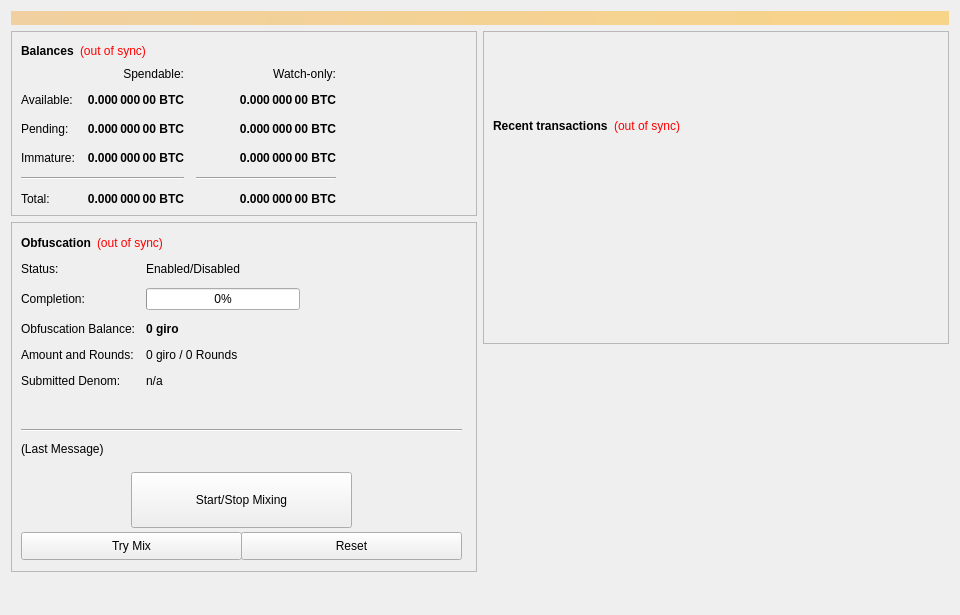
<?xml version="1.0" encoding="UTF-8"?>
<ui version="4.0">
 <class>OverviewPage</class>
 <widget class="QWidget" name="OverviewPage">
  <property name="geometry">
   <rect>
    <x>0</x>
    <y>0</y>
    <width>960</width>
    <height>615</height>
   </rect>
  </property>
  <property name="minimumSize">
   <size>
    <width>960</width>
    <height>0</height>
   </size>
  </property>
  <property name="windowTitle">
   <string>Form</string>
  </property>
  <layout class="QVBoxLayout" name="topLayout">
   <item>
    <widget class="QLabel" name="labelAlerts">
     <property name="visible">
      <bool>false</bool>
     </property>
     <property name="styleSheet">
      <string notr="true">background-color: qlineargradient(x1: 0, y1: 0, x2: 1, y2: 0, stop:0 #F0D0A0, stop:1 #F8D488); color:#000000;</string>
     </property>
     <property name="wordWrap">
      <bool>true</bool>
     </property>
     <property name="margin">
      <number>3</number>
     </property>
    </widget>
   </item>
   <item>
    <layout class="QHBoxLayout" name="horizontalLayout" stretch="1,1">
     <item>
      <layout class="QVBoxLayout" name="verticalLayout_2">
       <item>
        <widget class="QFrame" name="frame">
         <property name="frameShape">
          <enum>QFrame::StyledPanel</enum>
         </property>
         <property name="frameShadow">
          <enum>QFrame::Raised</enum>
         </property>
         <layout class="QVBoxLayout" name="verticalLayout_4">
          <item>
           <layout class="QHBoxLayout" name="horizontalLayout_4">
            <item>
             <widget class="QLabel" name="label_5">
              <property name="font">
               <font>
                <weight>75</weight>
                <bold>true</bold>
               </font>
              </property>
              <property name="text">
               <string>Balances</string>
              </property>
             </widget>
            </item>
            <item>
             <widget class="QLabel" name="labelWalletStatus">
              <property name="cursor">
               <cursorShape>WhatsThisCursor</cursorShape>
              </property>
              <property name="toolTip">
               <string>The displayed information may be out of date. Your wallet automatically synchronizes with the giro network after a connection is established, but this process has not completed yet.</string>
              </property>
              <property name="styleSheet">
               <string notr="true">QLabel { color: red; }</string>
              </property>
              <property name="text">
               <string notr="true">(out of sync)</string>
              </property>
              <property name="alignment">
               <set>Qt::AlignLeading|Qt::AlignLeft|Qt::AlignVCenter</set>
              </property>
             </widget>
            </item>
            <item>
             <spacer name="horizontalSpacer_3">
              <property name="orientation">
               <enum>Qt::Horizontal</enum>
              </property>
              <property name="sizeHint" stdset="0">
               <size>
                <width>40</width>
                <height>20</height>
               </size>
              </property>
             </spacer>
            </item>
           </layout>
          </item>
          <item>
           <layout class="QGridLayout" name="gridLayout">
            <property name="spacing">
             <number>12</number>
            </property>
            <item row="2" column="2">
             <widget class="QLabel" name="labelWatchPending">
              <property name="font">
               <font>
                <weight>75</weight>
                <bold>true</bold>
               </font>
              </property>
              <property name="cursor">
               <cursorShape>IBeamCursor</cursorShape>
              </property>
              <property name="toolTip">
               <string>Unconfirmed transactions to watch-only addresses</string>
              </property>
              <property name="text">
               <string notr="true">0.000 000 00 BTC</string>
              </property>
              <property name="alignment">
               <set>Qt::AlignRight|Qt::AlignTrailing|Qt::AlignVCenter</set>
              </property>
              <property name="textInteractionFlags">
               <set>Qt::LinksAccessibleByMouse|Qt::TextSelectableByKeyboard|Qt::TextSelectableByMouse</set>
              </property>
             </widget>
            </item>
            <item row="2" column="1">
             <widget class="QLabel" name="labelUnconfirmed">
              <property name="font">
               <font>
                <weight>75</weight>
                <bold>true</bold>
               </font>
              </property>
              <property name="cursor">
               <cursorShape>IBeamCursor</cursorShape>
              </property>
              <property name="toolTip">
               <string>Total of transactions that have yet to be confirmed, and do not yet count toward the spendable balance</string>
              </property>
              <property name="text">
               <string notr="true">0.000 000 00 BTC</string>
              </property>
              <property name="alignment">
               <set>Qt::AlignRight|Qt::AlignTrailing|Qt::AlignVCenter</set>
              </property>
              <property name="textInteractionFlags">
               <set>Qt::LinksAccessibleByMouse|Qt::TextSelectableByKeyboard|Qt::TextSelectableByMouse</set>
              </property>
             </widget>
            </item>
            <item row="3" column="2">
             <widget class="QLabel" name="labelWatchImmature">
              <property name="font">
               <font>
                <weight>75</weight>
                <bold>true</bold>
               </font>
              </property>
              <property name="cursor">
               <cursorShape>IBeamCursor</cursorShape>
              </property>
              <property name="toolTip">
               <string>Staked or masternode rewards in watch-only addresses that has not yet matured</string>
              </property>
              <property name="text">
               <string notr="true">0.000 000 00 BTC</string>
              </property>
              <property name="alignment">
               <set>Qt::AlignRight|Qt::AlignTrailing|Qt::AlignVCenter</set>
              </property>
              <property name="textInteractionFlags">
               <set>Qt::LinksAccessibleByMouse|Qt::TextSelectableByKeyboard|Qt::TextSelectableByMouse</set>
              </property>
             </widget>
            </item>
            <item row="4" column="0" colspan="2">
             <widget class="Line" name="lineSpendableBalance">
              <property name="orientation">
               <enum>Qt::Horizontal</enum>
              </property>
             </widget>
            </item>
            <item row="4" column="2">
             <widget class="Line" name="lineWatchBalance">
              <property name="sizePolicy">
               <sizepolicy hsizetype="Preferred" vsizetype="Fixed">
                <horstretch>0</horstretch>
                <verstretch>0</verstretch>
               </sizepolicy>
              </property>
              <property name="minimumSize">
               <size>
                <width>140</width>
                <height>0</height>
               </size>
              </property>
              <property name="orientation">
               <enum>Qt::Horizontal</enum>
              </property>
             </widget>
            </item>
            <item row="5" column="0">
             <widget class="QLabel" name="labelTotalText">
              <property name="text">
               <string>Total:</string>
              </property>
             </widget>
            </item>
            <item row="3" column="1">
             <widget class="QLabel" name="labelImmature">
              <property name="font">
               <font>
                <weight>75</weight>
                <bold>true</bold>
               </font>
              </property>
              <property name="cursor">
               <cursorShape>IBeamCursor</cursorShape>
              </property>
              <property name="toolTip">
               <string>Staked or masternode rewards that has not yet matured</string>
              </property>
              <property name="text">
               <string notr="true">0.000 000 00 BTC</string>
              </property>
              <property name="alignment">
               <set>Qt::AlignRight|Qt::AlignTrailing|Qt::AlignVCenter</set>
              </property>
              <property name="textInteractionFlags">
               <set>Qt::LinksAccessibleByMouse|Qt::TextSelectableByKeyboard|Qt::TextSelectableByMouse</set>
              </property>
             </widget>
            </item>
            <item row="2" column="3">
             <spacer name="horizontalSpacer_2">
              <property name="orientation">
               <enum>Qt::Horizontal</enum>
              </property>
              <property name="sizeHint" stdset="0">
               <size>
                <width>40</width>
                <height>20</height>
               </size>
              </property>
             </spacer>
            </item>
            <item row="3" column="0">
             <widget class="QLabel" name="labelImmatureText">
              <property name="text">
               <string>Immature:</string>
              </property>
             </widget>
            </item>
            <item row="5" column="1">
             <widget class="QLabel" name="labelTotal">
              <property name="font">
               <font>
                <weight>75</weight>
                <bold>true</bold>
               </font>
              </property>
              <property name="cursor">
               <cursorShape>IBeamCursor</cursorShape>
              </property>
              <property name="toolTip">
               <string>Your current total balance</string>
              </property>
              <property name="text">
               <string notr="true">0.000 000 00 BTC</string>
              </property>
              <property name="alignment">
               <set>Qt::AlignRight|Qt::AlignTrailing|Qt::AlignVCenter</set>
              </property>
              <property name="textInteractionFlags">
               <set>Qt::LinksAccessibleByMouse|Qt::TextSelectableByKeyboard|Qt::TextSelectableByMouse</set>
              </property>
             </widget>
            </item>
            <item row="5" column="2">
             <widget class="QLabel" name="labelWatchTotal">
              <property name="font">
               <font>
                <weight>75</weight>
                <bold>true</bold>
               </font>
              </property>
              <property name="cursor">
               <cursorShape>IBeamCursor</cursorShape>
              </property>
              <property name="toolTip">
               <string>Current total balance in watch-only addresses</string>
              </property>
              <property name="text">
               <string notr="true">0.000 000 00 BTC</string>
              </property>
              <property name="alignment">
               <set>Qt::AlignRight|Qt::AlignTrailing|Qt::AlignVCenter</set>
              </property>
              <property name="textInteractionFlags">
               <set>Qt::LinksAccessibleByMouse|Qt::TextSelectableByKeyboard|Qt::TextSelectableByMouse</set>
              </property>
             </widget>
            </item>
            <item row="0" column="2">
             <widget class="QLabel" name="labelWatchonly">
              <property name="text">
               <string>Watch-only:</string>
              </property>
              <property name="alignment">
               <set>Qt::AlignRight|Qt::AlignTrailing|Qt::AlignVCenter</set>
              </property>
             </widget>
            </item>
            <item row="1" column="0">
             <widget class="QLabel" name="labelBalanceText">
              <property name="text">
               <string>Available:</string>
              </property>
             </widget>
            </item>
            <item row="1" column="1">
             <widget class="QLabel" name="labelBalance">
              <property name="font">
               <font>
                <weight>75</weight>
                <bold>true</bold>
               </font>
              </property>
              <property name="cursor">
               <cursorShape>IBeamCursor</cursorShape>
              </property>
              <property name="toolTip">
               <string>Your current spendable balance</string>
              </property>
              <property name="text">
               <string notr="true">0.000 000 00 BTC</string>
              </property>
              <property name="alignment">
               <set>Qt::AlignRight|Qt::AlignTrailing|Qt::AlignVCenter</set>
              </property>
              <property name="textInteractionFlags">
               <set>Qt::LinksAccessibleByMouse|Qt::TextSelectableByKeyboard|Qt::TextSelectableByMouse</set>
              </property>
             </widget>
            </item>
            <item row="1" column="2">
             <widget class="QLabel" name="labelWatchAvailable">
              <property name="font">
               <font>
                <weight>75</weight>
                <bold>true</bold>
               </font>
              </property>
              <property name="cursor">
               <cursorShape>IBeamCursor</cursorShape>
              </property>
              <property name="toolTip">
               <string>Your current balance in watch-only addresses</string>
              </property>
              <property name="text">
               <string notr="true">0.000 000 00 BTC</string>
              </property>
              <property name="alignment">
               <set>Qt::AlignRight|Qt::AlignTrailing|Qt::AlignVCenter</set>
              </property>
              <property name="textInteractionFlags">
               <set>Qt::LinksAccessibleByMouse|Qt::TextSelectableByKeyboard|Qt::TextSelectableByMouse</set>
              </property>
             </widget>
            </item>
            <item row="2" column="0">
             <widget class="QLabel" name="labelPendingText">
              <property name="text">
               <string>Pending:</string>
              </property>
             </widget>
            </item>
            <item row="0" column="1">
             <widget class="QLabel" name="labelSpendable">
              <property name="text">
               <string>Spendable:</string>
              </property>
              <property name="alignment">
               <set>Qt::AlignRight|Qt::AlignTrailing|Qt::AlignVCenter</set>
              </property>
             </widget>
            </item>
           </layout>
          </item>
         </layout>
        </widget>
       </item>
       <item>
        <widget class="QFrame" name="frameObfuscation">
         <property name="minimumSize">
          <size>
           <width>0</width>
           <height>350</height>
          </size>
         </property>
         <property name="layoutDirection">
          <enum>Qt::LeftToRight</enum>
         </property>
         <property name="frameShape">
          <enum>QFrame::StyledPanel</enum>
         </property>
         <property name="frameShadow">
          <enum>QFrame::Raised</enum>
         </property>
         <widget class="QWidget" name="formLayoutWidget">
          <property name="geometry">
           <rect>
            <x>10</x>
            <y>40</y>
            <width>451</width>
            <height>161</height>
           </rect>
          </property>
          <layout class="QFormLayout" name="formLayout">
           <property name="fieldGrowthPolicy">
            <enum>QFormLayout::AllNonFixedFieldsGrow</enum>
           </property>
           <property name="horizontalSpacing">
            <number>11</number>
           </property>
           <property name="verticalSpacing">
            <number>12</number>
           </property>
           <item row="0" column="0">
            <widget class="QLabel" name="label_6">
             <property name="text">
              <string>Status:</string>
             </property>
            </widget>
           </item>
           <item row="1" column="0">
            <widget class="QLabel" name="label_7">
             <property name="text">
              <string>Completion:</string>
             </property>
            </widget>
           </item>
           <item row="1" column="1">
            <widget class="QProgressBar" name="obfuscationProgress">
             <property name="maximumSize">
              <size>
               <width>154</width>
               <height>16777215</height>
              </size>
             </property>
             <property name="value">
              <number>0</number>
             </property>
            </widget>
           </item>
           <item row="2" column="0">
            <widget class="QLabel" name="labelAnonymizedText">
             <property name="text">
              <string>Obfuscation Balance:</string>
             </property>
            </widget>
           </item>
           <item row="2" column="1">
            <widget class="QLabel" name="labelAnonymized">
             <property name="font">
              <font>
               <weight>75</weight>
               <bold>true</bold>
              </font>
             </property>
             <property name="text">
              <string notr="true">0 giro</string>
             </property>
            </widget>
           </item>
           <item row="3" column="0">
            <widget class="QLabel" name="label_8">
             <property name="text">
              <string>Amount and Rounds:</string>
             </property>
            </widget>
           </item>
           <item row="3" column="1">
            <widget class="QLabel" name="labelAmountRounds">
             <property name="text">
              <string>0 giro / 0 Rounds</string>
             </property>
            </widget>
           </item>
           <item row="4" column="0">
            <widget class="QLabel" name="label_9">
             <property name="text">
              <string>Submitted Denom:</string>
             </property>
            </widget>
           </item>
           <item row="4" column="1">
            <widget class="QLabel" name="labelSubmittedDenom">
             <property name="toolTip">
              <string>The denominations you submitted to the Masternode.&lt;br&gt;To mix, other users must submit the exact same denominations.</string>
             </property>
             <property name="text">
              <string>n/a</string>
             </property>
            </widget>
           </item>
           <item row="0" column="1">
            <widget class="QLabel" name="obfuscationEnabled">
             <property name="text">
              <string>Enabled/Disabled</string>
             </property>
            </widget>
           </item>
          </layout>
         </widget>
         <widget class="QPushButton" name="runAutoDenom">
          <property name="geometry">
           <rect>
            <x>251</x>
            <y>17</y>
            <width>1</width>
            <height>1</height>
           </rect>
          </property>
          <property name="palette">
           <palette>
            <active>
             <colorrole role="WindowText">
              <brush brushstyle="SolidPattern">
               <color alpha="255">
                <red>0</red>
                <green>0</green>
                <blue>0</blue>
               </color>
              </brush>
             </colorrole>
             <colorrole role="Button">
              <brush brushstyle="SolidPattern">
               <color alpha="255">
                <red>239</red>
                <green>238</green>
                <blue>238</blue>
               </color>
              </brush>
             </colorrole>
             <colorrole role="Light">
              <brush brushstyle="SolidPattern">
               <color alpha="255">
                <red>255</red>
                <green>255</green>
                <blue>255</blue>
               </color>
              </brush>
             </colorrole>
             <colorrole role="Midlight">
              <brush brushstyle="SolidPattern">
               <color alpha="255">
                <red>247</red>
                <green>246</green>
                <blue>246</blue>
               </color>
              </brush>
             </colorrole>
             <colorrole role="Dark">
              <brush brushstyle="SolidPattern">
               <color alpha="255">
                <red>119</red>
                <green>119</green>
                <blue>119</blue>
               </color>
              </brush>
             </colorrole>
             <colorrole role="Mid">
              <brush brushstyle="SolidPattern">
               <color alpha="255">
                <red>159</red>
                <green>159</green>
                <blue>159</blue>
               </color>
              </brush>
             </colorrole>
             <colorrole role="Text">
              <brush brushstyle="SolidPattern">
               <color alpha="255">
                <red>0</red>
                <green>0</green>
                <blue>0</blue>
               </color>
              </brush>
             </colorrole>
             <colorrole role="BrightText">
              <brush brushstyle="SolidPattern">
               <color alpha="255">
                <red>255</red>
                <green>255</green>
                <blue>255</blue>
               </color>
              </brush>
             </colorrole>
             <colorrole role="ButtonText">
              <brush brushstyle="SolidPattern">
               <color alpha="255">
                <red>0</red>
                <green>0</green>
                <blue>0</blue>
               </color>
              </brush>
             </colorrole>
             <colorrole role="Base">
              <brush brushstyle="SolidPattern">
               <color alpha="255">
                <red>255</red>
                <green>255</green>
                <blue>255</blue>
               </color>
              </brush>
             </colorrole>
             <colorrole role="Window">
              <brush brushstyle="SolidPattern">
               <color alpha="255">
                <red>239</red>
                <green>238</green>
                <blue>238</blue>
               </color>
              </brush>
             </colorrole>
             <colorrole role="Shadow">
              <brush brushstyle="SolidPattern">
               <color alpha="255">
                <red>0</red>
                <green>0</green>
                <blue>0</blue>
               </color>
              </brush>
             </colorrole>
             <colorrole role="AlternateBase">
              <brush brushstyle="SolidPattern">
               <color alpha="255">
                <red>247</red>
                <green>246</green>
                <blue>246</blue>
               </color>
              </brush>
             </colorrole>
             <colorrole role="ToolTipBase">
              <brush brushstyle="SolidPattern">
               <color alpha="255">
                <red>255</red>
                <green>255</green>
                <blue>220</blue>
               </color>
              </brush>
             </colorrole>
             <colorrole role="ToolTipText">
              <brush brushstyle="SolidPattern">
               <color alpha="255">
                <red>0</red>
                <green>0</green>
                <blue>0</blue>
               </color>
              </brush>
             </colorrole>
            </active>
            <inactive>
             <colorrole role="WindowText">
              <brush brushstyle="SolidPattern">
               <color alpha="255">
                <red>0</red>
                <green>0</green>
                <blue>0</blue>
               </color>
              </brush>
             </colorrole>
             <colorrole role="Button">
              <brush brushstyle="SolidPattern">
               <color alpha="255">
                <red>239</red>
                <green>238</green>
                <blue>238</blue>
               </color>
              </brush>
             </colorrole>
             <colorrole role="Light">
              <brush brushstyle="SolidPattern">
               <color alpha="255">
                <red>255</red>
                <green>255</green>
                <blue>255</blue>
               </color>
              </brush>
             </colorrole>
             <colorrole role="Midlight">
              <brush brushstyle="SolidPattern">
               <color alpha="255">
                <red>247</red>
                <green>246</green>
                <blue>246</blue>
               </color>
              </brush>
             </colorrole>
             <colorrole role="Dark">
              <brush brushstyle="SolidPattern">
               <color alpha="255">
                <red>119</red>
                <green>119</green>
                <blue>119</blue>
               </color>
              </brush>
             </colorrole>
             <colorrole role="Mid">
              <brush brushstyle="SolidPattern">
               <color alpha="255">
                <red>159</red>
                <green>159</green>
                <blue>159</blue>
               </color>
              </brush>
             </colorrole>
             <colorrole role="Text">
              <brush brushstyle="SolidPattern">
               <color alpha="255">
                <red>0</red>
                <green>0</green>
                <blue>0</blue>
               </color>
              </brush>
             </colorrole>
             <colorrole role="BrightText">
              <brush brushstyle="SolidPattern">
               <color alpha="255">
                <red>255</red>
                <green>255</green>
                <blue>255</blue>
               </color>
              </brush>
             </colorrole>
             <colorrole role="ButtonText">
              <brush brushstyle="SolidPattern">
               <color alpha="255">
                <red>0</red>
                <green>0</green>
                <blue>0</blue>
               </color>
              </brush>
             </colorrole>
             <colorrole role="Base">
              <brush brushstyle="SolidPattern">
               <color alpha="255">
                <red>255</red>
                <green>255</green>
                <blue>255</blue>
               </color>
              </brush>
             </colorrole>
             <colorrole role="Window">
              <brush brushstyle="SolidPattern">
               <color alpha="255">
                <red>239</red>
                <green>238</green>
                <blue>238</blue>
               </color>
              </brush>
             </colorrole>
             <colorrole role="Shadow">
              <brush brushstyle="SolidPattern">
               <color alpha="255">
                <red>0</red>
                <green>0</green>
                <blue>0</blue>
               </color>
              </brush>
             </colorrole>
             <colorrole role="AlternateBase">
              <brush brushstyle="SolidPattern">
               <color alpha="255">
                <red>247</red>
                <green>246</green>
                <blue>246</blue>
               </color>
              </brush>
             </colorrole>
             <colorrole role="ToolTipBase">
              <brush brushstyle="SolidPattern">
               <color alpha="255">
                <red>255</red>
                <green>255</green>
                <blue>220</blue>
               </color>
              </brush>
             </colorrole>
             <colorrole role="ToolTipText">
              <brush brushstyle="SolidPattern">
               <color alpha="255">
                <red>0</red>
                <green>0</green>
                <blue>0</blue>
               </color>
              </brush>
             </colorrole>
            </inactive>
            <disabled>
             <colorrole role="WindowText">
              <brush brushstyle="SolidPattern">
               <color alpha="255">
                <red>119</red>
                <green>119</green>
                <blue>119</blue>
               </color>
              </brush>
             </colorrole>
             <colorrole role="Button">
              <brush brushstyle="SolidPattern">
               <color alpha="255">
                <red>239</red>
                <green>238</green>
                <blue>238</blue>
               </color>
              </brush>
             </colorrole>
             <colorrole role="Light">
              <brush brushstyle="SolidPattern">
               <color alpha="255">
                <red>255</red>
                <green>255</green>
                <blue>255</blue>
               </color>
              </brush>
             </colorrole>
             <colorrole role="Midlight">
              <brush brushstyle="SolidPattern">
               <color alpha="255">
                <red>247</red>
                <green>246</green>
                <blue>246</blue>
               </color>
              </brush>
             </colorrole>
             <colorrole role="Dark">
              <brush brushstyle="SolidPattern">
               <color alpha="255">
                <red>119</red>
                <green>119</green>
                <blue>119</blue>
               </color>
              </brush>
             </colorrole>
             <colorrole role="Mid">
              <brush brushstyle="SolidPattern">
               <color alpha="255">
                <red>159</red>
                <green>159</green>
                <blue>159</blue>
               </color>
              </brush>
             </colorrole>
             <colorrole role="Text">
              <brush brushstyle="SolidPattern">
               <color alpha="255">
                <red>119</red>
                <green>119</green>
                <blue>119</blue>
               </color>
              </brush>
             </colorrole>
             <colorrole role="BrightText">
              <brush brushstyle="SolidPattern">
               <color alpha="255">
                <red>255</red>
                <green>255</green>
                <blue>255</blue>
               </color>
              </brush>
             </colorrole>
             <colorrole role="ButtonText">
              <brush brushstyle="SolidPattern">
               <color alpha="255">
                <red>119</red>
                <green>119</green>
                <blue>119</blue>
               </color>
              </brush>
             </colorrole>
             <colorrole role="Base">
              <brush brushstyle="SolidPattern">
               <color alpha="255">
                <red>239</red>
                <green>238</green>
                <blue>238</blue>
               </color>
              </brush>
             </colorrole>
             <colorrole role="Window">
              <brush brushstyle="SolidPattern">
               <color alpha="255">
                <red>239</red>
                <green>238</green>
                <blue>238</blue>
               </color>
              </brush>
             </colorrole>
             <colorrole role="Shadow">
              <brush brushstyle="SolidPattern">
               <color alpha="255">
                <red>0</red>
                <green>0</green>
                <blue>0</blue>
               </color>
              </brush>
             </colorrole>
             <colorrole role="AlternateBase">
              <brush brushstyle="SolidPattern">
               <color alpha="255">
                <red>239</red>
                <green>238</green>
                <blue>238</blue>
               </color>
              </brush>
             </colorrole>
             <colorrole role="ToolTipBase">
              <brush brushstyle="SolidPattern">
               <color alpha="255">
                <red>255</red>
                <green>255</green>
                <blue>220</blue>
               </color>
              </brush>
             </colorrole>
             <colorrole role="ToolTipText">
              <brush brushstyle="SolidPattern">
               <color alpha="255">
                <red>0</red>
                <green>0</green>
                <blue>0</blue>
               </color>
              </brush>
             </colorrole>
            </disabled>
           </palette>
          </property>
          <property name="focusPolicy">
           <enum>Qt::NoFocus</enum>
          </property>
          <property name="autoFillBackground">
           <bool>true</bool>
          </property>
          <property name="text">
           <string/>
          </property>
          <property name="flat">
           <bool>true</bool>
          </property>
         </widget>
         <widget class="QPushButton" name="toggleObfuscation">
          <property name="geometry">
           <rect>
            <x>120</x>
            <y>250</y>
            <width>221</width>
            <height>56</height>
           </rect>
          </property>
          <property name="sizePolicy">
           <sizepolicy hsizetype="MinimumExpanding" vsizetype="Fixed">
            <horstretch>0</horstretch>
            <verstretch>0</verstretch>
           </sizepolicy>
          </property>
          <property name="text">
           <string>Start/Stop Mixing</string>
          </property>
         </widget>
         <widget class="Line" name="lineLastMessage">
          <property name="geometry">
           <rect>
            <x>10</x>
            <y>200</y>
            <width>441</width>
            <height>16</height>
           </rect>
          </property>
          <property name="orientation">
           <enum>Qt::Horizontal</enum>
          </property>
         </widget>
         <widget class="QLabel" name="obfuscationStatus">
          <property name="geometry">
           <rect>
            <x>10</x>
            <y>220</y>
            <width>451</width>
            <height>61</height>
           </rect>
          </property>
          <property name="minimumSize">
           <size>
            <width>288</width>
            <height>43</height>
           </size>
          </property>
          <property name="text">
           <string>(Last Message)</string>
          </property>
          <property name="alignment">
           <set>Qt::AlignLeading|Qt::AlignLeft|Qt::AlignTop</set>
          </property>
          <property name="wordWrap">
           <bool>true</bool>
          </property>
         </widget>
         <widget class="QPushButton" name="obfuscationAuto">
          <property name="geometry">
           <rect>
            <x>10</x>
            <y>310</y>
            <width>221</width>
            <height>28</height>
           </rect>
          </property>
          <property name="sizePolicy">
           <sizepolicy hsizetype="MinimumExpanding" vsizetype="Fixed">
            <horstretch>0</horstretch>
            <verstretch>0</verstretch>
           </sizepolicy>
          </property>
          <property name="toolTip">
           <string>Try to manually submit a Obfuscation request.</string>
          </property>
          <property name="text">
           <string>Try Mix</string>
          </property>
         </widget>
         <widget class="QPushButton" name="obfuscationReset">
          <property name="geometry">
           <rect>
            <x>230</x>
            <y>310</y>
            <width>221</width>
            <height>28</height>
           </rect>
          </property>
          <property name="sizePolicy">
           <sizepolicy hsizetype="MinimumExpanding" vsizetype="Fixed">
            <horstretch>0</horstretch>
            <verstretch>0</verstretch>
           </sizepolicy>
          </property>
          <property name="toolTip">
           <string>Reset the current status of Obfuscation (can interrupt Obfuscation if it's in the process of Mixing, which can cost you money!)</string>
          </property>
          <property name="autoFillBackground">
           <bool>false</bool>
          </property>
          <property name="text">
           <string>Reset</string>
          </property>
         </widget>
         <widget class="QWidget" name="layoutWidget">
          <property name="geometry">
           <rect>
            <x>10</x>
            <y>10</y>
            <width>431</width>
            <height>22</height>
           </rect>
          </property>
          <layout class="QHBoxLayout" name="horizontalLayout_5">
           <item>
            <widget class="QLabel" name="label_2">
             <property name="font">
              <font>
               <weight>75</weight>
               <bold>true</bold>
              </font>
             </property>
             <property name="text">
              <string>Obfuscation</string>
             </property>
            </widget>
           </item>
           <item>
            <widget class="QLabel" name="labelObfuscationSyncStatus">
             <property name="toolTip">
              <string>The displayed information may be out of date. Your wallet automatically synchronizes with the giro network after a connection is established, but this process has not completed yet.</string>
             </property>
             <property name="styleSheet">
              <string notr="true">QLabel { color: red; }</string>
             </property>
             <property name="text">
              <string notr="true">(out of sync)</string>
             </property>
             <property name="alignment">
              <set>Qt::AlignLeading|Qt::AlignLeft|Qt::AlignVCenter</set>
             </property>
            </widget>
           </item>
           <item>
            <spacer name="horizontalSpacer_4">
             <property name="orientation">
              <enum>Qt::Horizontal</enum>
             </property>
             <property name="sizeHint" stdset="0">
              <size>
               <width>40</width>
               <height>20</height>
              </size>
             </property>
            </spacer>
           </item>
          </layout>
         </widget>
        </widget>
       </item>
       <item>
        <spacer name="verticalSpacer">
         <property name="orientation">
          <enum>Qt::Vertical</enum>
         </property>
         <property name="sizeHint" stdset="0">
          <size>
           <width>20</width>
           <height>40</height>
          </size>
         </property>
        </spacer>
       </item>
      </layout>
     </item>
     <item>
      <layout class="QVBoxLayout" name="verticalLayout_3">
       <item>
        <widget class="QFrame" name="frame_2">
         <property name="frameShape">
          <enum>QFrame::StyledPanel</enum>
         </property>
         <property name="frameShadow">
          <enum>QFrame::Raised</enum>
         </property>
         <layout class="QVBoxLayout" name="verticalLayout">
          <item>
           <spacer name="verticalSpacer_3">
            <property name="orientation">
             <enum>Qt::Vertical</enum>
            </property>
            <property name="sizeType">
             <enum>QSizePolicy::Fixed</enum>
            </property>
            <property name="sizeHint" stdset="0">
             <size>
              <width>20</width>
              <height>75</height>
             </size>
            </property>
           </spacer>
          </item>
          <item>
           <layout class="QHBoxLayout" name="horizontalLayout_2">
            <item>
             <widget class="QLabel" name="label_4">
              <property name="font">
               <font>
                <weight>75</weight>
                <bold>true</bold>
               </font>
              </property>
              <property name="text">
               <string>Recent transactions</string>
              </property>
             </widget>
            </item>
            <item>
             <widget class="QLabel" name="labelTransactionsStatus">
              <property name="cursor">
               <cursorShape>WhatsThisCursor</cursorShape>
              </property>
              <property name="toolTip">
               <string>The displayed information may be out of date. Your wallet automatically synchronizes with the giro network after a connection is established, but this process has not completed yet.</string>
              </property>
              <property name="styleSheet">
               <string notr="true">QLabel { color: red; }</string>
              </property>
              <property name="text">
               <string notr="true">(out of sync)</string>
              </property>
              <property name="alignment">
               <set>Qt::AlignRight|Qt::AlignTrailing|Qt::AlignVCenter</set>
              </property>
             </widget>
            </item>
            <item>
             <spacer name="horizontalSpacer">
              <property name="orientation">
               <enum>Qt::Horizontal</enum>
              </property>
              <property name="sizeHint" stdset="0">
               <size>
                <width>40</width>
                <height>20</height>
               </size>
              </property>
             </spacer>
            </item>
           </layout>
          </item>
          <item>
           <widget class="QListView" name="listTransactions">
            <property name="styleSheet">
             <string notr="true">QListView { background: transparent; }</string>
            </property>
            <property name="frameShape">
             <enum>QFrame::NoFrame</enum>
            </property>
            <property name="verticalScrollBarPolicy">
             <enum>Qt::ScrollBarAlwaysOff</enum>
            </property>
            <property name="horizontalScrollBarPolicy">
             <enum>Qt::ScrollBarAlwaysOff</enum>
            </property>
            <property name="selectionMode">
             <enum>QAbstractItemView::NoSelection</enum>
            </property>
           </widget>
          </item>
         </layout>
        </widget>
       </item>
       <item>
        <spacer name="verticalSpacer_2">
         <property name="orientation">
          <enum>Qt::Vertical</enum>
         </property>
         <property name="sizeType">
          <enum>QSizePolicy::Expanding</enum>
         </property>
         <property name="sizeHint" stdset="0">
          <size>
           <width>20</width>
           <height>40</height>
          </size>
         </property>
        </spacer>
       </item>
      </layout>
     </item>
    </layout>
   </item>
  </layout>
 </widget>
 <resources/>
 <connections/>
</ui>
